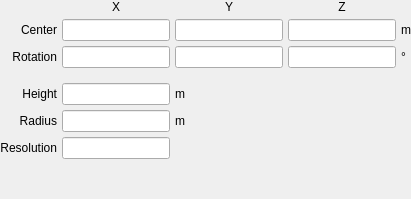
         <widget class="QWidget" name="cylinder">
          <property name="font">
           <font>
            <weight>50</weight>
            <bold>false</bold>
           </font>
          </property>
          <layout class="QGridLayout" name="gridLayout_4">
           <property name="leftMargin">
            <number>0</number>
           </property>
           <property name="topMargin">
            <number>0</number>
           </property>
           <property name="rightMargin">
            <number>0</number>
           </property>
           <property name="bottomMargin">
            <number>0</number>
           </property>
           <property name="spacing">
            <number>5</number>
           </property>
           <item row="8" column="1">
            <spacer name="verticalSpacer_5">
             <property name="orientation">
              <enum>Qt::Vertical</enum>
             </property>
             <property name="sizeHint" stdset="0">
              <size>
               <width>20</width>
               <height>40</height>
              </size>
             </property>
            </spacer>
           </item>
           <item row="2" column="2">
            <widget class="LineEdit" name="lineedit_cylinder_rotationy">
             <property name="font">
              <font>
               <weight>50</weight>
               <bold>false</bold>
              </font>
             </property>
            </widget>
           </item>
           <item row="1" column="3">
            <widget class="LineEdit" name="lineedit_cylinder_centerz">
             <property name="font">
              <font>
               <weight>50</weight>
               <bold>false</bold>
              </font>
             </property>
            </widget>
           </item>
           <item row="2" column="0">
            <widget class="QLabel" name="label_56">
             <property name="font">
              <font>
               <weight>50</weight>
               <bold>false</bold>
              </font>
             </property>
             <property name="text">
              <string>Rotation</string>
             </property>
             <property name="alignment">
              <set>Qt::AlignRight|Qt::AlignTrailing|Qt::AlignVCenter</set>
             </property>
            </widget>
           </item>
           <item row="4" column="0">
            <widget class="QLabel" name="label_14">
             <property name="font">
              <font>
               <weight>50</weight>
               <bold>false</bold>
              </font>
             </property>
             <property name="text">
              <string>Height</string>
             </property>
             <property name="alignment">
              <set>Qt::AlignRight|Qt::AlignTrailing|Qt::AlignVCenter</set>
             </property>
            </widget>
           </item>
           <item row="5" column="1">
            <widget class="LineEdit" name="lineedit_cylinder_radius">
             <property name="font">
              <font>
               <weight>50</weight>
               <bold>false</bold>
              </font>
             </property>
            </widget>
           </item>
           <item row="2" column="4">
            <widget class="QLabel" name="label_197">
             <property name="font">
              <font>
               <weight>50</weight>
               <bold>false</bold>
              </font>
             </property>
             <property name="text">
              <string>°</string>
             </property>
            </widget>
           </item>
           <item row="2" column="1">
            <widget class="LineEdit" name="lineedit_cylinder_rotationx">
             <property name="font">
              <font>
               <weight>50</weight>
               <bold>false</bold>
              </font>
             </property>
            </widget>
           </item>
           <item row="5" column="0">
            <widget class="QLabel" name="label_15">
             <property name="font">
              <font>
               <weight>50</weight>
               <bold>false</bold>
              </font>
             </property>
             <property name="text">
              <string>Radius</string>
             </property>
             <property name="alignment">
              <set>Qt::AlignRight|Qt::AlignTrailing|Qt::AlignVCenter</set>
             </property>
            </widget>
           </item>
           <item row="4" column="2">
            <widget class="QLabel" name="label_198">
             <property name="font">
              <font>
               <weight>50</weight>
               <bold>false</bold>
              </font>
             </property>
             <property name="text">
              <string>m</string>
             </property>
            </widget>
           </item>
           <item row="5" column="2">
            <widget class="QLabel" name="label_199">
             <property name="font">
              <font>
               <weight>50</weight>
               <bold>false</bold>
              </font>
             </property>
             <property name="text">
              <string>m</string>
             </property>
            </widget>
           </item>
           <item row="6" column="1">
            <widget class="LineEdit" name="lineedit_cylinder_resolution">
             <property name="font">
              <font>
               <weight>50</weight>
               <bold>false</bold>
              </font>
             </property>
            </widget>
           </item>
           <item row="2" column="3">
            <widget class="LineEdit" name="lineedit_cylinder_rotationz">
             <property name="font">
              <font>
               <weight>50</weight>
               <bold>false</bold>
              </font>
             </property>
            </widget>
           </item>
           <item row="1" column="2">
            <widget class="LineEdit" name="lineedit_cylinder_centery">
             <property name="font">
              <font>
               <weight>50</weight>
               <bold>false</bold>
              </font>
             </property>
            </widget>
           </item>
           <item row="1" column="0">
            <widget class="QLabel" name="label_13">
             <property name="font">
              <font>
               <weight>50</weight>
               <bold>false</bold>
              </font>
             </property>
             <property name="text">
              <string>Center</string>
             </property>
             <property name="alignment">
              <set>Qt::AlignRight|Qt::AlignTrailing|Qt::AlignVCenter</set>
             </property>
            </widget>
           </item>
           <item row="4" column="1">
            <widget class="LineEdit" name="lineedit_cylinder_height">
             <property name="font">
              <font>
               <weight>50</weight>
               <bold>false</bold>
              </font>
             </property>
            </widget>
           </item>
           <item row="6" column="0">
            <widget class="QLabel" name="label_16">
             <property name="font">
              <font>
               <weight>50</weight>
               <bold>false</bold>
              </font>
             </property>
             <property name="text">
              <string>Resolution</string>
             </property>
             <property name="alignment">
              <set>Qt::AlignRight|Qt::AlignTrailing|Qt::AlignVCenter</set>
             </property>
            </widget>
           </item>
           <item row="1" column="4">
            <widget class="QLabel" name="label_196">
             <property name="font">
              <font>
               <weight>50</weight>
               <bold>false</bold>
              </font>
             </property>
             <property name="text">
              <string>m</string>
             </property>
            </widget>
           </item>
           <item row="1" column="1">
            <widget class="LineEdit" name="lineedit_cylinder_centerx">
             <property name="font">
              <font>
               <weight>50</weight>
               <bold>false</bold>
              </font>
             </property>
            </widget>
           </item>
           <item row="3" column="1">
            <spacer name="verticalSpacer_44">
             <property name="orientation">
              <enum>Qt::Vertical</enum>
             </property>
             <property name="sizeType">
              <enum>QSizePolicy::Maximum</enum>
             </property>
             <property name="sizeHint" stdset="0">
              <size>
               <width>20</width>
               <height>10</height>
              </size>
             </property>
            </spacer>
           </item>
           <item row="0" column="1">
            <widget class="QLabel" name="label_207">
             <property name="font">
              <font>
               <weight>50</weight>
               <bold>false</bold>
              </font>
             </property>
             <property name="text">
              <string>X</string>
             </property>
             <property name="alignment">
              <set>Qt::AlignCenter</set>
             </property>
            </widget>
           </item>
           <item row="0" column="2">
            <widget class="QLabel" name="label_208">
             <property name="font">
              <font>
               <weight>50</weight>
               <bold>false</bold>
              </font>
             </property>
             <property name="text">
              <string>Y</string>
             </property>
             <property name="alignment">
              <set>Qt::AlignCenter</set>
             </property>
            </widget>
           </item>
           <item row="0" column="3">
            <widget class="QLabel" name="label_209">
             <property name="font">
              <font>
               <weight>50</weight>
               <bold>false</bold>
              </font>
             </property>
             <property name="text">
              <string>Z</string>
             </property>
             <property name="alignment">
              <set>Qt::AlignCenter</set>
             </property>
            </widget>
           </item>
          </layout>
         </widget>
